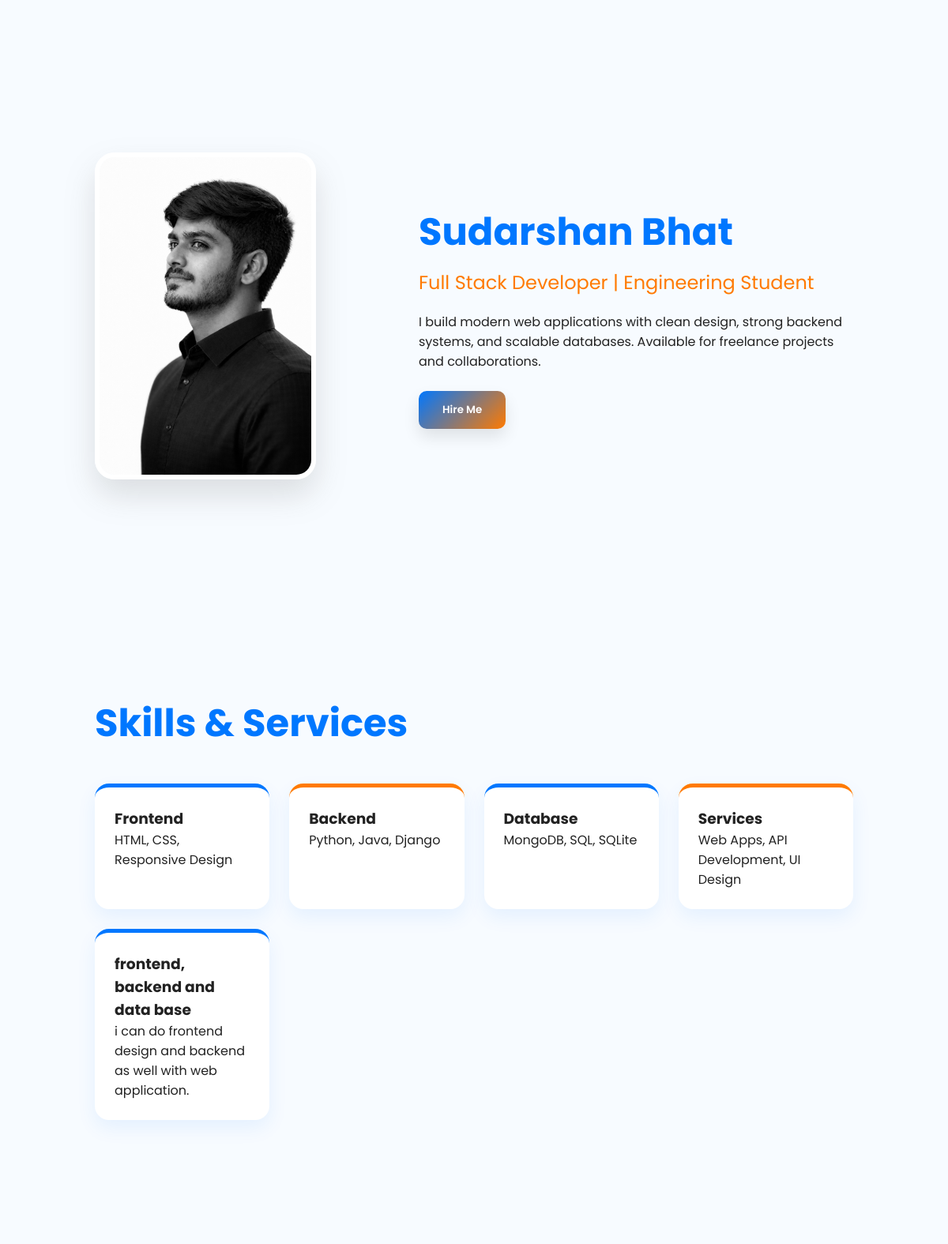
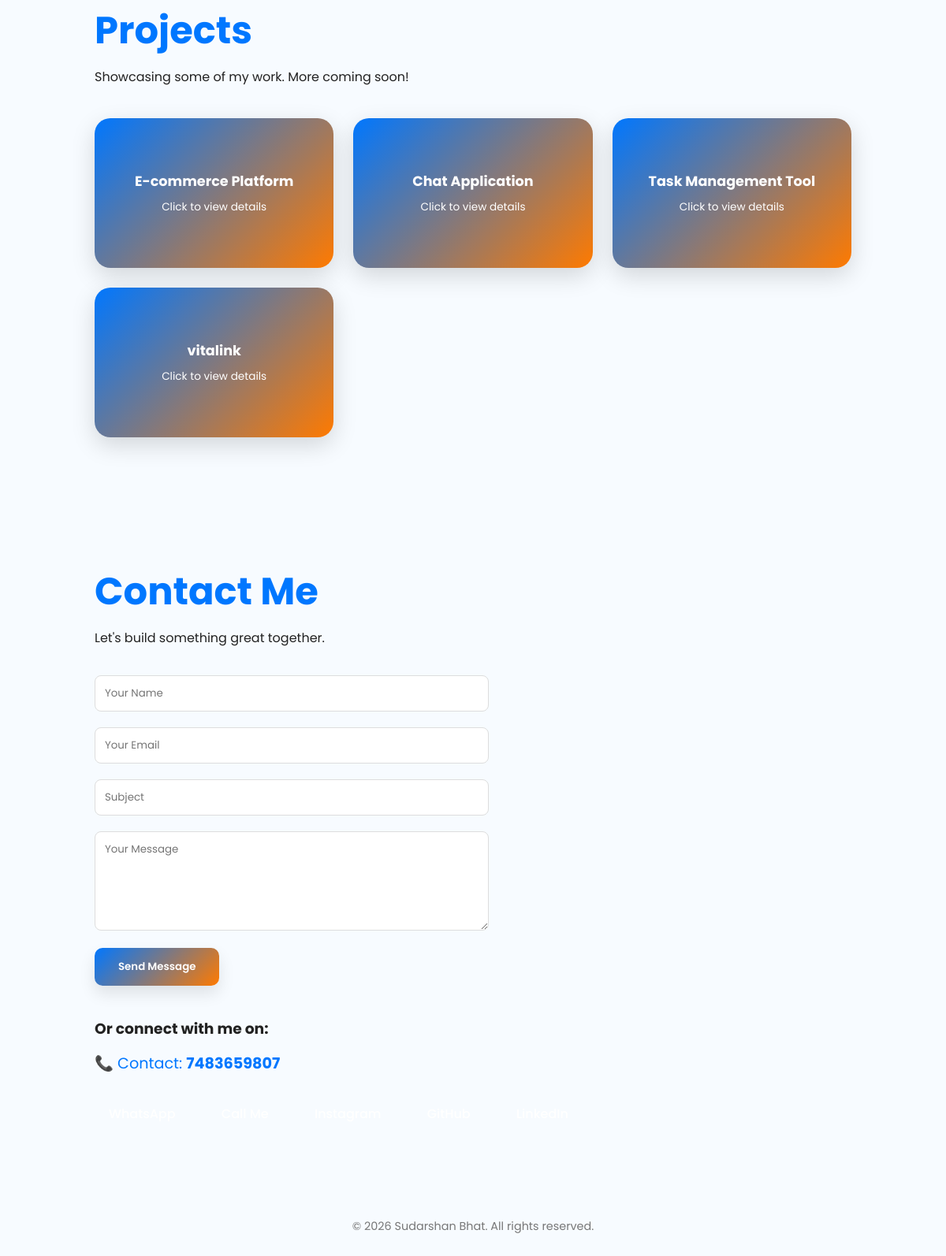
The page / on the database its author committed (2 pictures, top to bottom).
### portfolio_app/models.py (models this page shows, shortened)
class Skill(models.Model):
    title = models.CharField(max_length=100)
    description = models.CharField(max_length=200)
    created_at = models.DateTimeField(auto_now_add=True)

class Project(models.Model):
    title = models.CharField(max_length=200)
    description = models.TextField()
    image = models.ImageField(upload_to='projects/', blank=True, null=True)
    url = models.URLField(blank=True, null=True)
    created_at = models.DateTimeField(auto_now_add=True)

### portfolio_app/views.py (the view)
# urls.py: path('', views.portfolio_view, name='portfolio'),
def portfolio_view(request):
    if request.method == 'POST':
        form = ContactForm(request.POST)
        if form.is_valid():
            form.save()
            return redirect('portfolio')
    else:
        form = ContactForm()
    skills = Skill.objects.all()
    projects = Project.objects.all()
    context = {
        'skills': skills,
        'projects': projects,
        'form': form,
    }
    return render(request, 'portfolio.html', context)

### portfolio_app/forms.py
class ContactForm(forms.ModelForm):
    class Meta:
        model = ContactMessage
        fields = ['name', 'email', 'subject', 'message']
        widgets = {
            'name': forms.TextInput(attrs={'placeholder': 'Your Name'}),
            'email': forms.EmailInput(attrs={'placeholder': 'Your Email'}),
            'subject': forms.TextInput(attrs={'placeholder': 'Subject'}),
            'message': forms.Textarea(attrs={'placeholder': 'Your Message', 'rows': 5}),
        }

### templates/portfolio.html (shortened to what this page needs)
<!DOCTYPE html>
<html lang="en">
<head>
{% load static %}
</head>
<body>
<section class="hero">
    <img src="{% static 'ho.jpg.png' %}" alt="Sudarshan Bhat">
    <div class="hero-text">
        <h1>Sudarshan Bhat</h1>
        <h2>Full Stack Developer | Engineering Student</h2>
        <p>I build modern web applications with clean design, strong backend systems, and scalable databases. Available for freelance projects and collaborations.</p>
        <br>
        <button class="btn" onclick="document.getElementById('contact').scrollIntoView()">Hire Me</button>
    </div>
</section>
<section>
    <h1>Skills & Services</h1>
    <div class="skills">
        {% for skill in skills %}
        <div class="card">
            <h3>{{ skill.title }}</h3>
            <p>{{ skill.description }}</p>
        </div>
        {% empty %}
        <p>No skills added yet.</p>
        {% endfor %}
    </div>
</section>
<section>
    <h1>Projects</h1>
    <p>Showcasing some of my work. More coming soon!</p>
    <div class="projects">
        {% for project in projects %}
        <div class="project-box" onclick="openModal('modal{{ project.id }}')">
            <strong style="font-size:1.1rem;">{{ project.title }}</strong>
            <p style="font-size:0.85rem; margin-top:10px; font-weight:400;">Click to view details</p>
        </div>
        {% empty %}
        <div class="project-box empty">
            <strong>Coming Soon</strong>
        </div>
        {% endfor %}
    </div>
</section>
<section id="contact">
    <h1 style="color:#0077ff;">Contact Me</h1>
    <p>Let's build something great together.</p>
    <form method="POST" style="max-width:500px; margin:30px 0;">
        <div style="margin-bottom:15px;">
            {{ form.name }}
        </div>
        <div style="margin-bottom:15px;">
            {{ form.email }}
        </div>
        <div style="margin-bottom:15px;">
            {{ form.subject }}
        </div>
        <div style="margin-bottom:15px;">
            {{ form.message }}
        </div>
        <button type="submit" class="btn">Send Message</button>
    </form>
    <div class="contact" style="margin-top:40px;">
        <h3>Or connect with me on:</h3>
        <p style="color:#0077ff; font-size:1.2rem; margin:15px 0;">📞 Contact: <strong>7483659807</strong></p>
        <a href="https://wa.me/917483659807" target="_blank">WhatsApp</a>
        <a href="tel:7483659807">Call Me</a>
        <a href="https://instagram.com/sudharshandevas" target="_blank">Instagram</a>
        <a href="https://github.com/Sudharshanbhat" target="_blank">GitHub</a>
        <a href="#">LinkedIn</a>
    </div>
</section>
<footer>
    © 2026 Sudarshan Bhat. All rights reserved.
</footer>
</body>
</html>

### templates/portfolio.html (style rules this page uses)
* { margin:0; padding:0; box-sizing:border-box; font-family:'Poppins',sans-serif; scroll-behavior:smooth; }
body { background:#f7fbff; color:#222; }
section { padding:80px 10%; }
.hero { height:100vh; display:flex; align-items:center; justify-content:space-between; flex-wrap:wrap; }
.hero img { width:280px; border-radius:25px; filter:grayscale(100%); box-shadow:0 20px 40px rgba(0,119,255,0.2); animation:float 4s ease-in-out infinite; border:6px solid white; }
.hero-text { max-width:550px; }
h1 { font-size:3rem; margin-bottom:10px; color:#0077ff; }
h2 { font-weight:400; color:#ff7a00; margin-bottom:20px; }
.btn { padding:14px 30px; border:none; border-radius:10px; background:linear-gradient(135deg,#0077ff,#ff7a00); color:#fff; cursor:pointer; transition:.3s; font-weight:600; box-shadow:0 10px 20px rgba(0,0,0,0.1); }
.skills { display:grid; grid-template-columns:repeat(auto-fit,minmax(220px,1fr)); gap:25px; margin-top:40px; }
.card { padding:25px; border-radius:18px; background:white; box-shadow:0 10px 25px rgba(0,119,255,0.08); transition:.35s; border-top:5px solid #0077ff; }
.card:nth-child(even) { border-top:5px solid #ff7a00; }
.projects { display:grid; grid-template-columns:repeat(auto-fit,minmax(260px,1fr)); gap:25px; margin-top:40px; }
.project-box { height:190px; border-radius:20px; background:linear-gradient(135deg,#0077ff,#ff7a00); display:flex; flex-direction:column; align-items:center; justify-content:center; padding:20px; font-weight:600; color:white; transition:.4s; box-shadow:0 10px 30px rgba(0,0,0,0.15); cursor:pointer; text-align:center; }
.contact a { display:inline-block; margin:12px 18px 0 0; text-decoration:none; color:white; font-weight:500; transition:.3s; background:linear-gradient(135deg,#0f1113); padding:10px 18px; border-radius:8px; }
footer { text-align:center; padding:30px; color:#777; font-size:.9rem; }
input[type="text"], input[type="email"], textarea { width: 100%; padding: 12px; margin-top: 5px; border: 1px solid #ddd; border-radius: 8px; font-family: 'Poppins', sans-serif; }

### rows shown on the page
Skill: title "Frontend", description "HTML, CSS, Responsive Design"
Skill: title "Backend", description "Python, Java, Django"
Skill: title "Database", description "MongoDB, SQL, SQLite"
Skill: title "Services", description "Web Apps, API Development, UI Design"
Skill: title "frontend, backend and data base", description "i can do frontend design and backend as well with web application."
Project: title "E-commerce Platform"
Project: title "Chat Application"
Project: title "Task Management Tool"
Project: title "vitalink"
